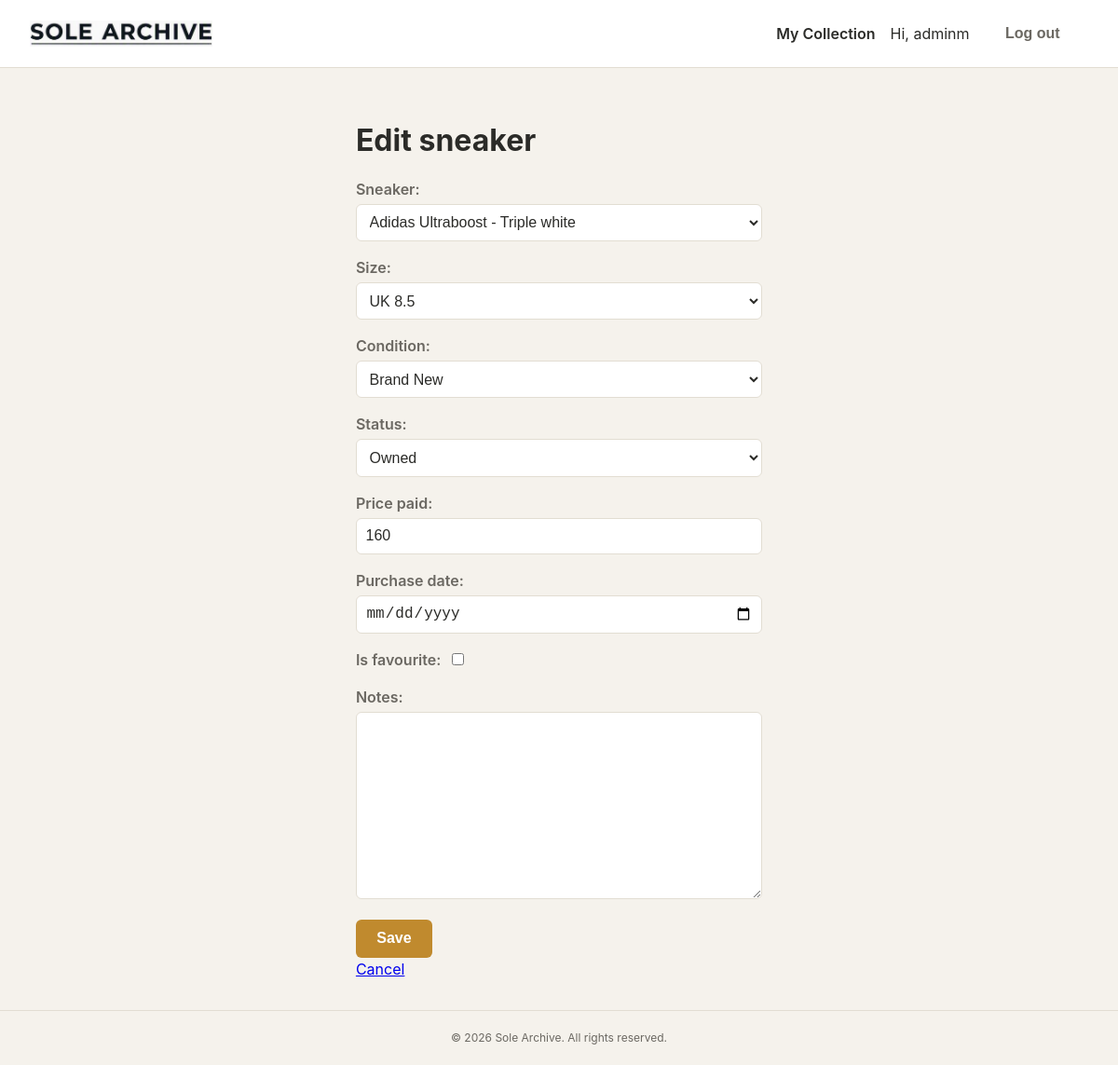
/collection/2/edit/ (signed in), run on the app's committed database.
### collection/models.py (models this page shows, shortened)
class CollectionItem(models.Model):
    CONDITION_CHOICES = [
        ('new', 'Brand New'),
        ('used', 'Used'),
    ]
    STATUS_CHOICES = [
        ('owned', 'Owned'),
        ('wishlist', 'Wishlist'),
    ]
    UK_SIZE_CHOICES = [
        ('3', 'UK 3'), ('3.5', 'UK 3.5'),
        ('4', 'UK 4'), ('4.5', 'UK 4.5'),
        ('5', 'UK 5'), ('5.5', 'UK 5.5'),
        ('6', 'UK 6'), ('6.5', 'UK 6.5'),
        ('7', 'UK 7'), ('7.5', 'UK 7.5'),
        ('8', 'UK 8'), ('8.5', 'UK 8.5'),
        ('9', 'UK 9'), ('9.5', 'UK 9.5'),
        ('10', 'UK 10'), ('10.5', 'UK 10.5'),
        ('11', 'UK 11'), ('11.5', 'UK 11.5'),
        ('12', 'UK 12'), ('12.5', 'UK 12.5'),
        ('13', 'UK 13'), ('13.5', 'UK 13.5'),
        ('14', 'UK 14'),
    ]
    user = models.ForeignKey(User, on_delete=models.CASCADE)
    sneaker = models.ForeignKey(Sneaker, on_delete=models.CASCADE)
    size = models.CharField(max_length=4, choices=UK_SIZE_CHOICES)  # UK size
    condition = models.CharField(max_length=10, choices=CONDITION_CHOICES, default='new')
    status = models.CharField(max_length=10, choices=STATUS_CHOICES, default='owned')
    price_paid = models.PositiveIntegerField(blank=True, null=True)  # whole pounds (£), no pence
    purchase_date = models.DateField(blank=True, null=True)
    is_favourite = models.BooleanField(default=False)
    notes = models.TextField(blank=True)
    date_added = models.DateTimeField(auto_now_add=True)

### collection/views.py (the view)
# urls.py: path('collection/<int:pk>/edit/', views.collection_update, name='collection_update'),
@login_required
def collection_update(request, pk):
    item = get_object_or_404(CollectionItem, pk=pk, user=request.user)
    if request.method == 'POST':
        form = CollectionItemForm(request.POST, request.FILES, instance=item)
        if form.is_valid():
            form.save()
            messages.success(request, f'"{item.sneaker}" was updated.')
            return redirect('collection_detail', pk=item.pk)
    else:
        form = CollectionItemForm(instance=item)
    return render(request, 'collection/collection_form.html', {'form': form})

### collection/forms.py
class CollectionItemForm(forms.ModelForm):
    class Meta:
        model = CollectionItem
        fields = ['sneaker', 'size', 'condition', 'status', 'price_paid', 'purchase_date', 'is_favourite', 'notes']
        widgets = {
            'purchase_date': forms.DateInput(attrs={'type': 'date'}),
        }

### collection/models.py (called while the page is built)
    def __str__(self):
        return self.brand.name + " " + self.silhouette + " - " + self.colorway

### templates/collection/collection_form.html (shortened to what this page needs)
{% extends 'base.html' %}
{% block content %}
    <h1>
        {% if form.instance.pk %}
            Edit sneaker
        {% else %}
            Add sneaker
        {% endif %}
    </h1>
    <form method="post" enctype="multipart/form-data">
        {{ form.as_p }}
        <button type="submit">Save</button>
    </form>
    <a href="{% url 'collection_list' %}">Cancel</a>
{% endblock %}

### templates/base.html (shortened to what this page needs)
{% load static %}
<!DOCTYPE html>
<html>
<head>
    <link rel="stylesheet" href="{% static 'css/style.css' %}">
</head>
<body>
    <nav>
    <a href="{% url 'home' %}"><img src="{% static 'logo.png' %}" alt="Sole Archive" class="logo"></a>
    <div class="nav-right">
        {% if user.is_authenticated %}
            <a href="{% url 'collection_list' %}">My Collection</a>
            <span>Hi, {{ user.username }}</span>
            <form action="{% url 'logout' %}" method="post" style="display:inline;">
                <button type="submit">Log out</button>
            </form>
        {% else %}
            <a href="{% url 'login' %}">Log in</a>
            <a href="{% url 'signup' %}">Sign up</a>
        {% endif %}
    </div>
</nav>
    <main>
        {% block content %}
        {% endblock %}
    </main>
    <footer>
        <p>&copy; {% now "Y" %} Sole Archive. All rights reserved.</p>
    </footer>
</body>
</html>

### static/css/style.css (style rules this page uses)
:root { --color-background: #F5F2EC; --color-surface: #FFFFFF; --color-text: #2B2B28; --color-text-muted: #6B6862; --color-border: #E2DDD2; --color-accent: #C08A2E; --color-accent-hover: #9C6E22; --color-success: #2E7D32; --color-success-bg: #E9F5EA; }
* { box-sizing: border-box; }
body { margin: 0; font-family: -apple-system, "Segoe UI", Roboto, Arial, sans-serif; background-color: var(--color-background); color: var(--color-text); line-height: 1.5; min-height: 100vh; display: flex; flex-direction: column; }
nav { display: flex; align-items: center; justify-content: space-between; padding: 1rem 2rem; background-color: var(--color-surface); border-bottom: 1px solid var(--color-border); position: relative; flex-wrap: wrap; }
nav a { color: var(--color-text); text-decoration: none; font-weight: 600; margin-right: 1rem; }
.nav-right { display: flex; align-items: center; gap: 1rem; }
.logo { height: 28px; width: auto; display: block; }
.nav-right a { margin-right: 0; }
nav button { background: none; border: none; color: var(--color-text-muted); cursor: pointer; font-size: 1rem; }
main { max-width: 900px; margin: 0 auto; padding: 2rem; flex: 1; }
h1 { font-size: 2rem; margin-bottom: 0.5rem; }
form p { margin-bottom: 1rem; }
label { display: block; margin-bottom: 0.25rem; font-weight: 600; color: var(--color-text-muted); }
input, select, textarea { width: 100%; padding: 0.6rem; border: 1px solid var(--color-border); border-radius: 6px; background-color: var(--color-surface); color: var(--color-text); font-size: 1rem; }
p:has(> input[type="checkbox"]) { display: flex; align-items: center; gap: 0.5rem; }
p:has(> input[type="checkbox"]) label { margin-bottom: 0; }
input[type="checkbox"] { width: auto; }
button, input[type="submit"], .btn { display: inline-block; background-color: var(--color-accent); color: #FFFFFF; border: none; padding: 0.7rem 1.4rem; border-radius: 6px; font-size: 1rem; font-weight: 600; text-decoration: none; cursor: pointer; margin-right: 0.5rem; }
footer { text-align: center; padding: 0.5rem; border-top: 1px solid var(--color-border); color: var(--color-text-muted); font-size: 0.75rem; }

### data on the page
CollectionItem: sneaker "Adidas Ultraboost - Triple white", size "UK 8.5", condition "Brand New", status "Owned", price_paid "160"

### other printed values
{{ user.username }} "adminm"
